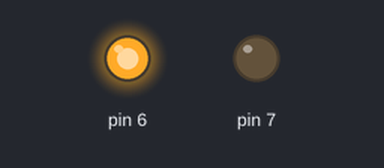
A sketch run on a simulated Arduino Uno, built with avr-gcc and run on an emulated ATmega328P. On the bench: output pins drawn as LEDs (lit = HIGH).

Above: at 1.5 s.
At 7.5 s:
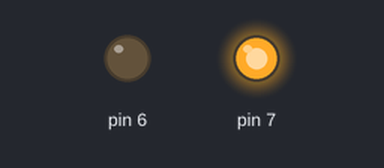
At 10.5 s:
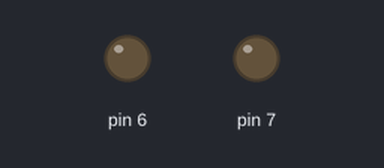
Timing chart, 0 to 15.6 s (numbered marks = the images above):
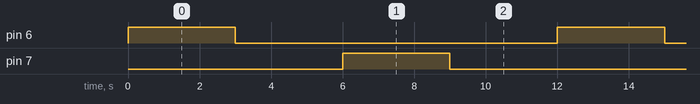

The sketch:

project_8_fan_module.ino
```cpp
void setup () {
   pinMode (7, OUTPUT);
   pinMode (6, OUTPUT);
}
void loop () {
   digitalWrite (7, LOW);
   digitalWrite (6, HIGH);
   delay (3000);
   digitalWrite (7, LOW);
   digitalWrite (6, LOW);
   delay (3000);
   digitalWrite (7, HIGH);
   digitalWrite (6, LOW);
   delay (3000);
   digitalWrite (7, LOW);
   digitalWrite (6, LOW);
   delay (3000);
}
```

Measured:
- by itself, pin 6, pin 7: alternates HIGH for 3.0 s and LOW for 9.0 s
- by itself, everything shown: repeats every 12.0 s, in 4 steps
